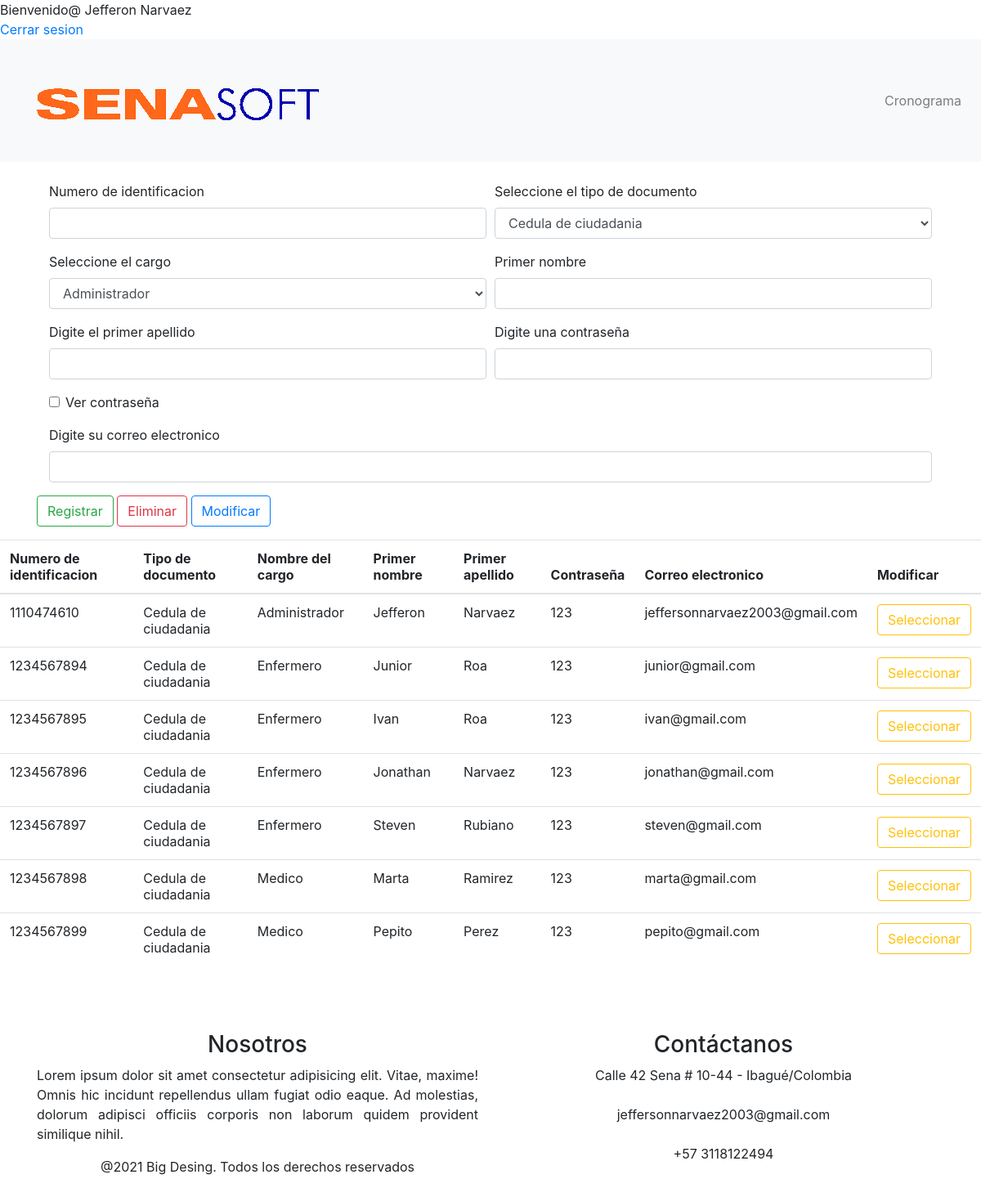
/controlador/C_usuario.php (signed in), run on the app's committed database.
### tables this page shows
CREATE TABLE `usuario` (
  `N_documento` bigint(20) UNSIGNED NOT NULL,
  `Tipo_documento` varchar(50) NOT NULL,
  `cargo` varchar(50) NOT NULL,
  `Primer_nombre` varchar(45) NOT NULL,
  `Primer_apellido` varchar(45) NOT NULL,
  `contrasena` varchar(200) NOT NULL,
  `correo_electronico` varchar(200) NOT NULL
);

### modelo/usuario_sentencias.php (called while the page is built, shortened)
<?php
    require "../modelo/conexion.php";
    class usuario_sentencias{
        private $conexion;
        public function __construct(){
            $this->conexion = new conexion();
            $this->conexion = $this->conexion->conectar();
        }
        public function verUsuarios(){
            $mostrarUsuarios = "SELECT * FROM usuario";
            $usuarios = array();
            try{
                $query = $this->conexion->prepare($mostrarUsuarios);
                $query->execute();
                while ($registro =  $query->fetch(PDO::FETCH_ASSOC)) {
                    $usuarios[] = $registro;
                }
            } catch (Exception $ew){
                echo "El error es: ".$ew->getMessage();
            }
            return $usuarios;
        }
        public function verDocumentos(){
            $mostrarDocumentos = "SELECT * FROM tipo_documento";
            $documentos = array();
            try{
                $query = $this->conexion->prepare($mostrarDocumentos);
                $query->execute();
                while ($registro =  $query->fetch(PDO::FETCH_ASSOC)) {
                    $documentos[] = $registro;
                }
            } catch (Exception $ew){
                echo "El error es: ".$ew->getMessage();
            }
            return $documentos;
        }
        public function verCargos(){
            $mostrarCargos = "SELECT * FROM cargo";
            $cargos = array();
            try{
                $query = $this->conexion->prepare($mostrarCargos);
                $query->execute();
                while ($registro =  $query->fetch(PDO::FETCH_ASSOC)) {
                    $cargos[] = $registro;
                }
            } catch (Exception $ew){
                echo "El error es: ".$ew->getMessage();
            }
            return $cargos;
        }
    }
?>

### modelo/conexion.php (called while the page is built, shortened)
<?php
    class conexion{
        private $conexion;
        public function conectar(){
            $url ="mysql:host=localhost;dbname=salud_login";
            try{
                $this->conexion = new PDO($url, "root", "");
                $this->conexion->setAttribute(PDO::ATTR_ERRMODE, PDO::ERRMODE_EXCEPTION);
            } catch(Exception $e){
                echo "El error es: "+$e->getMessage();
            }
            return $this->conexion;
        }
    }
?>

### vista/V_usuario.php (the view, shortened to what this page needs)
<!DOCTYPE html>
<html lang="en">
<head>
    <link rel="stylesheet" href="https://cdn.jsdelivr.net/npm/bootstrap@4.6.0/dist/css/bootstrap.min.css">
    <link rel="stylesheet" href="../css/estilos.css">
</head>
<body>
    <header>
        <?php
            include "../includes/includeH.php";
        ?>
    </header>
    <main>
    <br>
    <div class="container">
        <form action="" method="post">
            <div class="container">
                <div class="form-row">
                    <div class="form-group col-md-6">
                        <label for="N_documento">Numero de identificacion</label>
                        <input type="number" class="form-control" id="N_documento" name="N_documento" required>
                    </div>
                    <div class="form-group col-md-6">
                        <label for="Tipo_documento">Seleccione el tipo de documento</label>
                        <select name="Tipo_documento" id="Tipo_documento" class="form-control">
                            <?php foreach ($documentos as $valor):?>
                                <option value="<?php echo $valor['nombre_documento']?>"> <?php echo $valor['nombre_documento'] ?> </option>
                            <?php endforeach?>
                        </select>
                    </div>
                </div>
            </div>
            <div class="container">
                <div class="form-row">
                    <div class="form-group col-md-6">
                        <label for="Tipo_documento">Seleccione el cargo</label>
                        <select name="Tipo_documento" id="Tipo_documento" class="form-control">
                            <?php foreach ($cargos as $valor):?>
                                <option value="<?php echo $valor['nombre_cargo']?>"> <?php echo $valor['nombre_cargo'] ?> </option>
                            <?php endforeach?>
                        </select>
                    </div>
                    <div class="form-group col-md-6">
                        <label for="Primer_nombre">Primer nombre</label>
                        <input type="text" class="form-control" id="Primer_nombre" name="Primer_nombre" required>
                    </div>
                </div>
            </div>
            <div class="container">
            <div class="form-row">
                    <div class="form-group col-md-6">
                        <label for="primer_apellido">Digite el primer apellido</label>
                        <input type="text" class="form-control" id="Primer_apellido" name="Primer_apellido" required>
                    </div>
                    <div class="form-group col-md-6">
                        <label for="contrasena">Digite una contraseña</label>
                        <input type="password" class="form-control" id="contrasena" name="Contrasena" required>
                    </div>
                </div>
                <div class="form-group">
                    <div class="form-check">
                        <input class="form-check-input" type="checkbox" id="ver_contrasena" name="ver_contrasena">
                        <label class="form-check-label" for="gridCheck">
                            Ver contraseña
                        </label>
                    </div>
                </div>
                <div class="form-row">
                    <div class="form-group col-md-12">
                        <label for="correo_electronico">Digite su correo electronico</label>
                        <input type="email" name="correo_electronico" id="correo_electronico" class="form-control" required>
                    </div>
                </div>
            </div>
        <input type="submit" value="Registrar" name="Registrar" class="btn btn-outline-success">
        <input type="submit" value="Eliminar" name="Eliminar" class="btn btn-outline-danger">
        <input type="submit" value="Modificar" name="Modificar" class="btn btn-outline-primary">
    </form>
    </div>
        <table class="table">
  <thead>
    <tr>
      <th scope="col">Numero de identificacion</th>
      <th scope="col">Tipo de documento</th>
      <th scope="col">Nombre del cargo</th>
      <th scope="col">Primer nombre</th>
      <th scope="col">Primer apellido</th>
      <th scope="col">Contraseña</th>
      <th scope="col">Correo electronico</th>
      <th scope="col">Modificar</th>
    </tr>
  </thead>
  <tbody>
  <?php
                foreach ($usuarios as $value) {
                    $N_documento = $value['N_documento'];
                    $Nombre_documento = str_replace(" ","&nbsp;",$value['Tipo_documento']);
                    $cargo = str_replace(" ","&nbsp;",$value['cargo']);
                    $Primer_nombre = $value['Primer_nombre'];
                    $Primer_apellido = $value['Primer_apellido'];
                    $contrasena = $value['contrasena'];
                    $correo = $value['correo_electronico'];
                    echo "<tr>";
                    echo "<td>".$value['N_documento']."</td>";
                    echo "<td>".$value['Tipo_documento']."</td>";
                    echo "<td>".$value['cargo']."</td>";
                    echo "<td>".$value['Primer_nombre']."</td>";
                    echo "<td>".$value['Primer_apellido']."</td>";
                    echo "<td>".$value['contrasena']."</td>";
                    echo "<td>".$value['correo_electronico']."</td>";
                    echo "<td><button type='button' class='btn btn-outline-warning' id='boton_seleccionar' onclick=$('#N_documento').val('".$N_documento."');$('#Primer_nombre').val('".$Primer_nombre."');$('#Primer_apellido').val('".$Primer_apellido."');$('#contrasena').val('".$contrasena."');$('#cargo').val('".$cargo."');$('#Nombre_documento').val('".$Nombre_documento."');$('#correo_electronico').val('".$correo."')>Seleccionar</button></td>";
                    echo "</tr>";
                }
                ?>
  </tbody>
</table>
    </main>
    <footer>
    <?php
                include "../includes/includeFooter.php";
                ?>
    </footer>
</body>
</html>

### controlador/C_usuario.php (shortened to what this page needs)
<?php
    if ($_SESSION['sesion']){
        echo "Bienvenido@ ".$_SESSION['sesion']."</br>";
        echo "<a href='../controlador/cerrar.php'>Cerrar sesion</a>";
    } else{
        header("location:../controlador/C_usuarioLogin.php");
    }
    require ("../modelo/usuario_sentencias.php");
    $objeto = new usuario_sentencias();
    $documentos = $objeto->verDocumentos();
    $cargos = $objeto->verCargos();
    $usuarios = $objeto->verUsuarios();
    require ("../vista/V_usuario.php");
?>

### includes/includeH.php (shortened to what this page needs)
<!DOCTYPE html>
<html lang="en">
<head>
</head>
<body>
<nav class="navbar navbar-expand-lg navbar-light bg-light">
  <a class="navbar-brand" href="#">
    <img src="../img/senasoft.png" alt="Logo Senasoft" id="logo">
  </a>
  <div class="collapse navbar-collapse" id="navbarNav">
    <ul class="navbar-nav ml-auto">
      <li class="nav-item">
        <a class="nav-link" href="../controlador/C_control.php">Cronograma</a>
      </li>
    </ul>
  </div>
</nav>

### includes/includeFooter.php (shortened to what this page needs)
<!DOCTYPE html>
<html lang="en">
<head>
    <footer>
        <section id="footer">
            <div class="container py-3">
                <div class="row mt-5 text-center">
                    <div class="col-sm-12 col-md-6 tex-center">
                        <h3>Nosotros</h3>
                        <p class="text-justify">Lorem ipsum dolor sit amet consectetur adipisicing elit. Vitae, maxime! Omnis hic incidunt repellendus ullam fugiat odio eaque. Ad molestias, dolorum adipisci officiis corporis non laborum quidem provident similique nihil.</p>
                        <p>@2021 Big Desing. Todos los derechos reservados</p>
                    </div>
                    <div class="col-sm-12 col-md-6 tex-center">
                          <h3>Contáctanos</h3>
                          <p>
                              Calle 42 Sena # 10-44 - Ibagué/Colombia
                              <br><br>
                              jeffersonnarvaez2003@gmail.com
                              <br><br>
                              +57 3118122494
                          </p>
                      </div>
                </div>
            </div>
        </section>
    </footer>

### data on the page
usuario: N_documento "1110474610", Tipo_documento "Cedula de ciudadania", cargo "Administrador", Primer_nombre "Jefferon", Primer_apellido "Narvaez", contrasena "123", correo_electronico "jeffersonnarvaez2003@gmail.com"
usuario: N_documento "1234567894", Tipo_documento "Cedula de ciudadania", cargo "Enfermero", Primer_nombre "Junior", Primer_apellido "Roa", contrasena "123", correo_electronico "junior@gmail.com"
usuario: N_documento "1234567895", Tipo_documento "Cedula de ciudadania", cargo "Enfermero", Primer_nombre "Ivan", Primer_apellido "Roa", contrasena "123", correo_electronico "ivan@gmail.com"
usuario: N_documento "1234567896", Tipo_documento "Cedula de ciudadania", cargo "Enfermero", Primer_nombre "Jonathan", Primer_apellido "Narvaez", contrasena "123", correo_electronico "jonathan@gmail.com"
usuario: N_documento "1234567897", Tipo_documento "Cedula de ciudadania", cargo "Enfermero", Primer_nombre "Steven", Primer_apellido "Rubiano", contrasena "123", correo_electronico "steven@gmail.com"
usuario: N_documento "1234567898", Tipo_documento "Cedula de ciudadania", cargo "Medico", Primer_nombre "Marta", Primer_apellido "Ramirez", contrasena "123", correo_electronico "marta@gmail.com"
usuario: N_documento "1234567899", Tipo_documento "Cedula de ciudadania", cargo "Medico", Primer_nombre "Pepito", Primer_apellido "Perez", contrasena "123", correo_electronico "pepito@gmail.com"

### other printed values
$_SESSION['sesion'] "Jefferon Narvaez"
form field Tipo_documento "Cedula de ciudadania"
form field Tipo_documento "Administrador"
